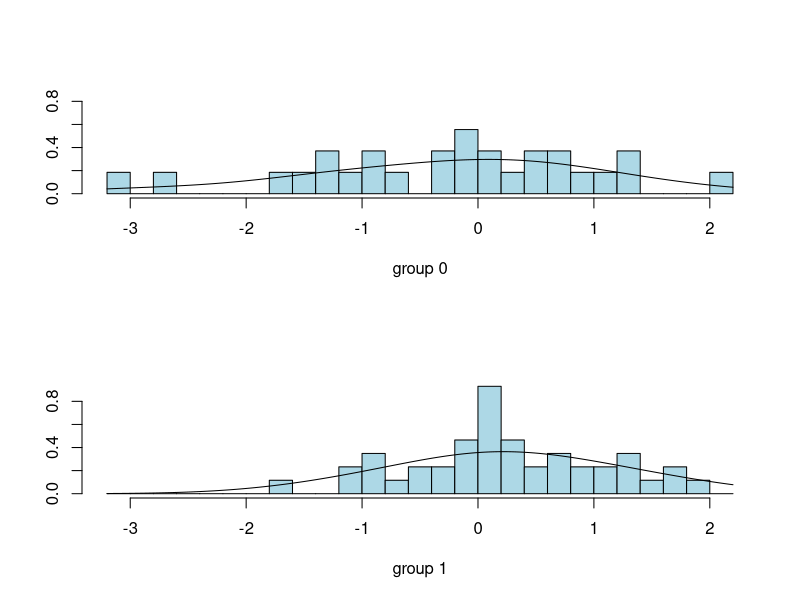

Write the R code that produced this figure.
#install required packages if necessary
pkg = c('MASS')
lapply(pkg, require, character.only = TRUE)
lapply(pkg, library, character.only = TRUE)

#set working directory
#setwd(...)

#load data
avg_emo = read.csv2("ECB_avg_emo.csv") 

#chose relevant columns
emodata = avg_emo[,c(2:9,11)]

#binary encoding:
binary          = emodata[,1:8]
binary$ret_dir  = NA

#0 - neg. returns, 1 - pos. returns
binary$ret_dir[emodata[,9] > 0]  = 1
binary$ret_dir[emodata[,9] <= 0] = 0

#redefine as factor-type
binary$ret_dir = as.factor(binary$ret_dir)

#dep. and ind. variables:
x = binary[,c(1:5, 7:8)]
y = binary[,9]

# fit model with bayes-rule
fit_lda = lda(x, y, probMethod = "Bayes")


# make predictions
predictions = predict(fit_lda, x)

# confusion table: pred. vs. true observations
table(predictions$class, y)

#plot histograms and densities
plot(fit_lda, 
     dimen = 1, 
     type  ="both", 
     col   = "lightblue", 
     main  = 'LDA')


